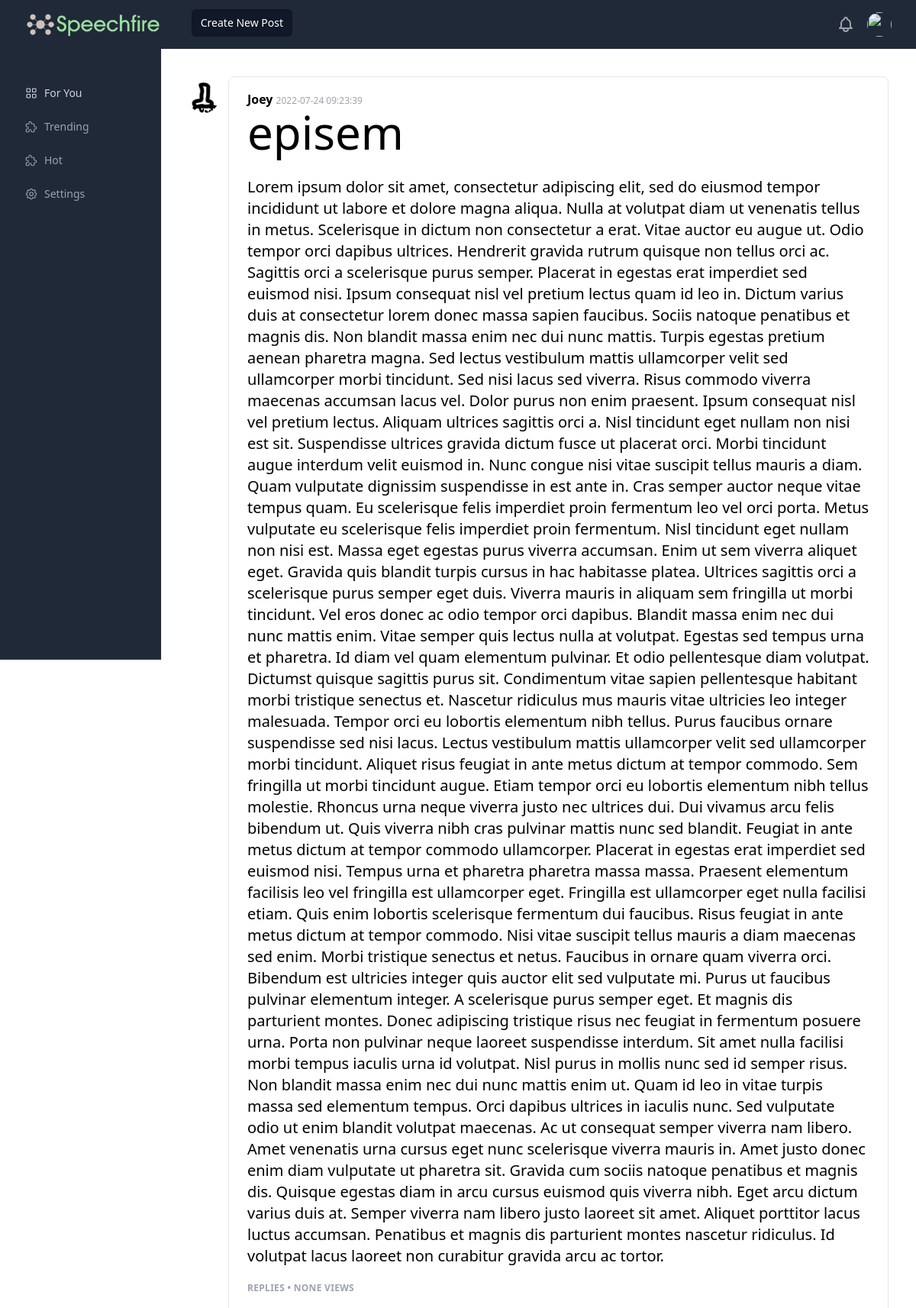
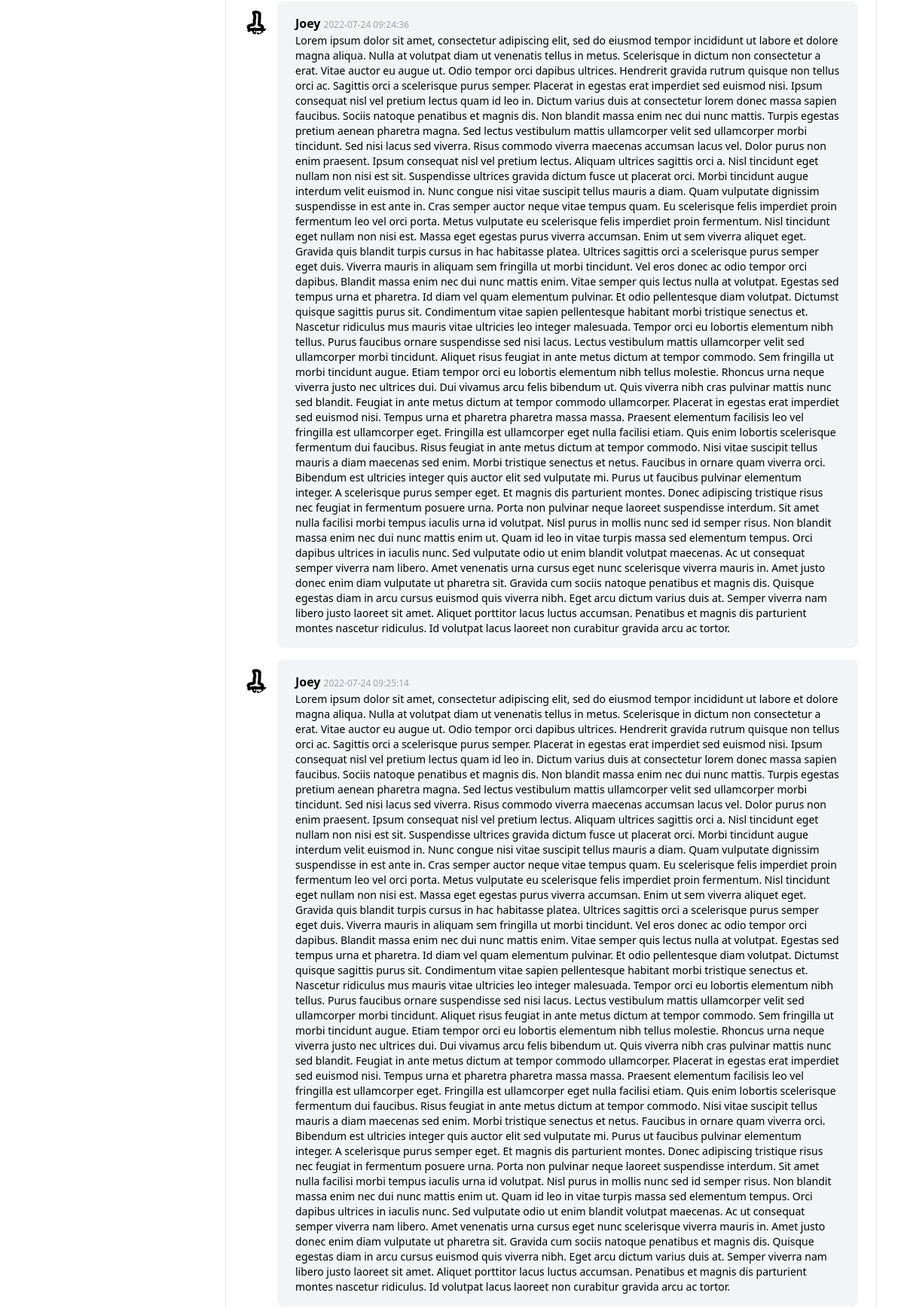
The page /post/5 (upper part) on the database its author committed (2 pictures, top to bottom).
### tables this page shows
CREATE TABLE Users(
    userId INTEGER NOT NULL,
    pfp string,
    username string,
    password string, bio string, education string,
    PRIMARY KEY (userId)
);

CREATE TABLE Posts(
    postId INTEGER NOT NULL,
    title string,
    content string,
    author string,
    date string,
    belongs_to INTEGER, views INTEGER,
    PRIMARY KEY (postId),
    FOREIGN KEY (belongs_to) REFERENCES Posts(postId)
);

### app.py (the view, shortened to what this page needs)
@app.route('/post/<post_id>', methods=["GET", "POST"])
def post(post_id):
    if 'confirm' in request.args:
        comment = session['comment']
        if not comment: return redirect("/post/" + post_id)
        author = session['user'].username
        if not author: return redirect("/post/" + post_id)
        createNewPost(title="", content=comment, author=author, belongs_to=post_id)
    if not post_id: return redirect("/")
    if post_id not in session.get('viewed',[]):
        updateViewCount(post_id)
        session['viewed'] = session['viewed'] + [post_id] if "viewed" in session else [post_id]
    post = getPostById(post_id)
    post.authorId = getUser(post.author).id
    post.author_pfp = getUser(post.author).pfp
    if not post: return redirect("/")
    comments = getPostWhereBelongsTo(post_id)
    for comment in comments:
        comment.authorId = getUser(comment.author).id
        comment.author_pfp = getUser(comment.author).pfp
    return render_template('post.html', comments=comments, current_user=session.get('user', None), viewed_post=post, views=post.totalViews ,classes_to_add="hidden")

### post.py (called while the page is built)
def getPostById(id):
    conn = sqlite3.connect('stackunderflow.db')
    c = conn.cursor()
    c.execute("SELECT postId, title, content, author, date, belongs_to , views FROM Posts WHERE postId=?", (id,))
    post = c.fetchone()
    if not post: return None
    conn.close()
    return Post(id=post[0], title=post[1], content=post[2], author=post[3], date=post[4], belongs_to=post[5], totalViews=post[6])

def getPostWhereBelongsTo(belongs_to):
    conn = sqlite3.connect('stackunderflow.db')
    c = conn.cursor()
    c.execute("SELECT postId, title, content, author, date, belongs_to FROM Posts WHERE belongs_to=?", (belongs_to,))
    posts = []
    for post in c.fetchall():
        posts.append(Post(id=post[0], title=post[1], content=post[2], author=post[3], date=post[4], belongs_to=post[5]))
    conn.close()
    return posts

def updateViewCount(post_id):
    conn = sqlite3.connect('stackunderflow.db')
    c = conn.cursor()
    c.execute("UPDATE Posts SET views=views + 1 WHERE postId=?", (post_id))
    print("ok updated")
    conn.commit()
    conn.close()

### user.py (called while the page is built)
def getUser(username):
    conn = sqlite3.connect('stackunderflow.db')
    c = conn.cursor()
    c.execute("SELECT userId, pfp, username, password, bio, education FROM Users WHERE username=?", (username,))
    user = c.fetchone()
    conn.close()
    return User(id=user[0], pfp=user[1], username=user[2], password=user[3], bio=user[4], education=user[5])

### templates/post.html (shortened to what this page needs)
{% extends 'base.html' %}
{% block content %}
<div style="padding:3vw; height:100vh">
    <div class="flex">
        <a href="/user/{{viewed_post.authorId}}">
            <div class="flex-shrink-0 mr-3">
                <img class="mt-2 rounded-full w-8 h-8 sm:w-10 sm:h-10" src="../static/{{viewed_post.author_pfp}}">
            </div>
        </a>
        <div class="flex-1 border rounded-lg px-4 py-2 sm:px-6 sm:py-4 leading-relaxed">
            <strong>{{viewed_post.author}}</strong> <span class="text-xs text-gray-400">{{viewed_post.date}}</span>
            <h1 class="text-6xl">
                {{viewed_post.title}}
            </h1>
            <p class="text-xl">
                <br>
                {{viewed_post.content}}
            </p>
            <h4 class="my-5 uppercase tracking-wide text-gray-400 font-bold text-xs">Replies • {{views}} Views</h4>
            <div class="space-y-4">
                {% for comment in comments %}
                <div class="flex">
                    <a href="/user/{{comment.authorId}}">
                        <div class="flex-shrink-0 mr-3">
                            <img class="mt-3 rounded-full w-6 h-6 sm:w-8 sm:h-8" src="../static/{{comment.author_pfp}}"
                                alt="">
                        </div>
                    </a>
                    <div class="flex-1 bg-gray-100 rounded-lg px-4 py-2 sm:px-6 sm:py-4 leading-relaxed">
                        <strong>{{comment.author}}</strong> <span class="text-xs text-gray-400">{{comment.date}}</span>
                        <p class="text-xs sm:text-sm">
                            {{comment.content}}
                        </p>
                    </div>
                </div>
                {%endfor%}
            </div>
        </div>
    </div>
</div>
{% endblock %}

### templates/base.html (shortened to what this page needs)
<!DOCTYPE html>
<html lang="en">
<head>
    <script src="https://cdn.tailwindcss.com"></script>
</head>
<body class="m-0 p-0" style="height:100%">
    <nav class="bg-gray-800 sticky top-0" style="z-index: 999999999">
        <div class="mx-auto px-2 sm:px-6 lg:px-8">
            <div class="relative flex items-center justify-between h-16">
                <a href="/">
                    <div class="flex-1 flex items-center justify-center sm:items-stretch sm:justify-start">
                        <div class="flex-shrink-0 flex items-center">
                            <img class="h-10 object-fit:scale-down" src="../static/speechfire.png" alt="Workflow">
                        </div>
                        <div class="hidden sm:block sm:ml-6">
                            <div class="flex space-x-4">
                                <a href="/new" class="bg-gray-900 text-white px-3 py-2 rounded-md text-sm font-medium"
                                    aria-current="page">Create New Post</a>
                            </div>
                        </div>
                    </div>
                </a>
                <div class="absolute inset-y-0 right-0 flex items-center pr-2 sm:static sm:inset-auto sm:ml-6 sm:pr-0">
                    <button type="button"
                        class="bg-gray-800 p-1 rounded-full text-gray-400 hover:text-white focus:outline-none focus:ring-2 focus:ring-offset-2 focus:ring-offset-gray-800 focus:ring-white">
                    </button>
                    <div id="dropdown" class="ml-3 relative">
                        <div>
                            <button @click="show_drop_down = !show_drop_down" type="button"
                                class="bg-gray-800 flex text-sm rounded-full focus:outline-none focus:ring-2 focus:ring-offset-2 focus:ring-offset-gray-800 focus:ring-white"
                                id="user-menu-button" aria-expanded="false" aria-haspopup="true">
                                <img class="h-8 w-8 rounded-full" src="../static/{{current_user.pfp}}">
                            </button>
                        </div>
                    </div>
                </div>
            </div>
        </div>
    </nav>
    <div class="w-full" style="height:100%">
        <dh-component>
            <div class="flex flex-no-wrap" style="height:100%">
                <div class="w-64 bg-gray-800 shadow flex-col justify-between flex" style="min-height:100vh">
                    <div class="px-8">
                        <ul class="mt-12">
                            <li class="flex w-full justify-between text-gray-300 cursor-pointer items-center mb-6">
                                <a href="/" class="flex items-center focus:outline-none focus:ring-2 focus:ring-white">
                                    <span class="text-sm ml-2">For You</span>
                                </a>
                            </li>
                            <li
                                class="flex w-full justify-between text-gray-400 hover:text-gray-300 cursor-pointer items-center mb-6">
                                <a href="/trending"
                                    class="flex items-center focus:outline-none focus:ring-2 focus:ring-white">
                                    <span class="text-sm ml-2">Trending</span>
                                </a>
                            </li>
                            <li
                                class="flex w-full justify-between text-gray-400 hover:text-gray-300 cursor-pointer items-center mb-6">
                                <a href="/hot"
                                    class="flex items-center focus:outline-none focus:ring-2 focus:ring-white">
                                    <span class="text-sm ml-2">Hot</span>
                                </a>
                            </li>
                            <li
                                class="flex w-full justify-between text-gray-400 hover:text-gray-300 cursor-pointer items-center">
                                <a href="/user/{{current_user.id}}/edit"
                                    class="flex items-center focus:outline-none focus:ring-2 focus:ring-white">
                                    <span class="text-sm ml-2">Settings</span>
                                </a>
                            </li>
                        </ul>
                    </div>
                    <div style="height:100%">
                    </div>
                    <div class="px-8 border-t border-gray-700">
                    </div>
                </div>
                <div class="container h-full">
                    <div class="w-full h-full rounded border-none border-2 border-gray-300">
                        {% block content %}{% endblock %}
                    </div>
                </div>
            </div>
        </dh-component>
    </div>
</body>
</html>

### rows shown on the page
Users: author_pfp (placeholder picture)
Posts: author "Joey", date "2022-07-24 09:23:39", title "episem", content "Lorem ipsum dolor sit amet, consectetur adipiscing elit, sed do eiusmod tempor incididunt ut labore et dolore magna aliqua. Nulla at volutpat diam ut venenatis tellus in metus. Scelerisque in dictum non consectetur a erat. Vitae auctor eu augue ut. Odio tempor orci dapibus ultrices. Hendrerit gravida rutrum quisque non tellus orci ac. Sagittis orci a scelerisque purus semper. Placerat in egestas erat imperdiet sed euismod nisi. Ipsum consequat nisl vel pretium lectus quam id leo in. Dictum varius duis at consectetur lorem donec massa sapien faucibus. Sociis natoque penatibus et magnis dis. Non blandit massa enim nec dui nunc mattis. Turpis egestas pretium aenean pharetra magna. Sed lectus…"
Posts: author "Joey", date "2022-07-24 09:24:36", content "Lorem ipsum dolor sit amet, consectetur adipiscing elit, sed do eiusmod tempor incididunt ut labore et dolore magna aliqua. Nulla at volutpat diam ut venenatis tellus in metus. Scelerisque in dictum non consectetur a erat. Vitae auctor eu augue ut. Odio tempor orci dapibus ultrices. Hendrerit gravida rutrum quisque non tellus orci ac. Sagittis orci a scelerisque purus semper. Placerat in egestas erat imperdiet sed euismod nisi. Ipsum consequat nisl vel pretium lectus quam id leo in. Dictum varius duis at consectetur lorem donec massa sapien faucibus. Sociis natoque penatibus et magnis dis. Non blandit massa enim nec dui nunc mattis. Turpis egestas pretium aenean pharetra magna. Sed lectus…"
Posts: author "Joey", date "2022-07-24 09:25:14", content "Lorem ipsum dolor sit amet, consectetur adipiscing elit, sed do eiusmod tempor incididunt ut labore et dolore magna aliqua. Nulla at volutpat diam ut venenatis tellus in metus. Scelerisque in dictum non consectetur a erat. Vitae auctor eu augue ut. Odio tempor orci dapibus ultrices. Hendrerit gravida rutrum quisque non tellus orci ac. Sagittis orci a scelerisque purus semper. Placerat in egestas erat imperdiet sed euismod nisi. Ipsum consequat nisl vel pretium lectus quam id leo in. Dictum varius duis at consectetur lorem donec massa sapien faucibus. Sociis natoque penatibus et magnis dis. Non blandit massa enim nec dui nunc mattis. Turpis egestas pretium aenean pharetra magna. Sed lectus…"

### other values the page prints
{{ views }} "NONE"
